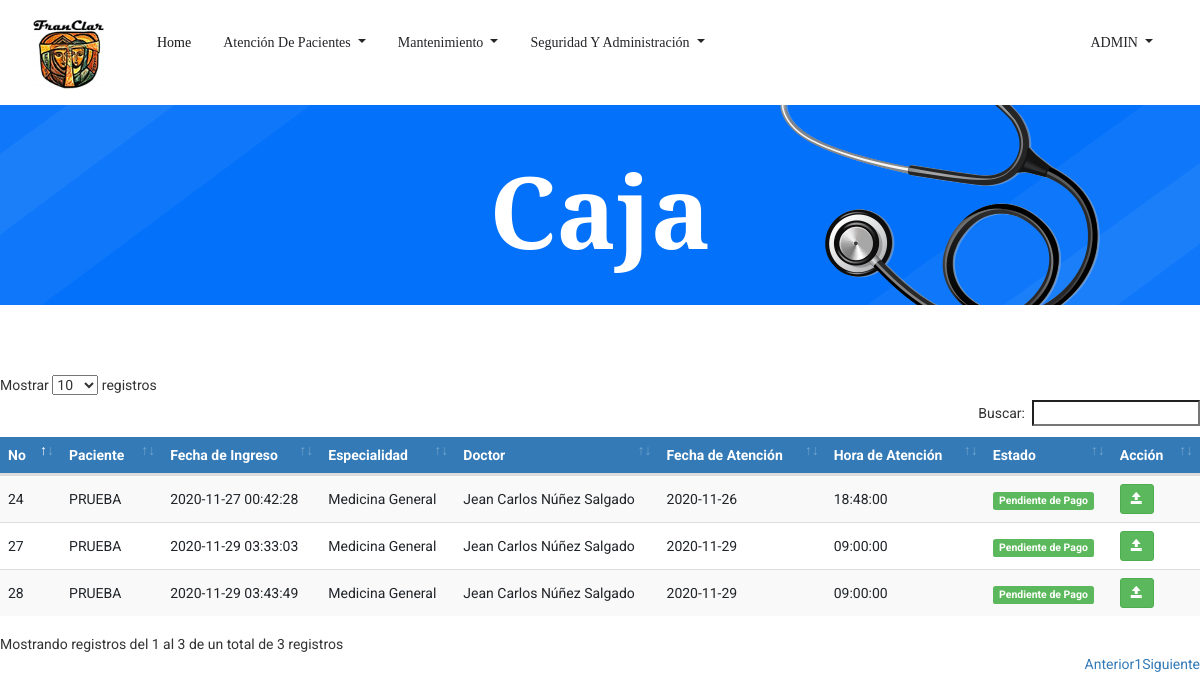
/Caja.php (signed in), run on the app's committed database.
### tables this page shows
CREATE TABLE `tbl_citas` (
  `ID_Cita` bigint(3) NOT NULL,
  `ID_Paciente` int(3) NOT NULL,
  `ID_Usuario` bigint(3) NOT NULL,
  `ID_Empleado` int(3) NOT NULL,
  `ID_Especialidad` int(3) NOT NULL,
  `ID_Estado` int(3) NOT NULL,
  `Fec_Creacion` timestamp NOT NULL DEFAULT current_timestamp(),
  `Fec_Atencion` date NOT NULL,
  `Hora_Atencion` time NOT NULL,
  `Precio` int(5) NOT NULL,
  `Usuario_crea` bigint(3) DEFAULT NULL,
  `Fec_crea` date DEFAULT NULL,
  `Usuario_modif` bigint(3) DEFAULT NULL,
  `Fec_modif` date DEFAULT NULL
);

CREATE TABLE `tbl_pacientes` (
  `ID_Paciente` int(3) NOT NULL,
  `ID_tipo_documento` int(11) NOT NULL,
  `cedula` varchar(20) NOT NULL,
  `ID_Sexo` int(1) NOT NULL,
  `ID_Est_Civil` int(3) NOT NULL,
  `ID_Tipo_Sangre` int(3) NOT NULL,
  `ID_Religion` int(3) NOT NULL,
  `Nom_Paciente` varchar(255) NOT NULL,
  `Fec_Nacimiento` date NOT NULL,
  `Edad` int(3) NOT NULL,
  `Dir_Paciente` varchar(255) NOT NULL,
  `Tel_Paciente` int(8) NOT NULL,
  `Cel_Paciente` int(8) NOT NULL,
  `Email` varchar(50) NOT NULL,
  `Contacto_Emergencia` varchar(40) NOT NULL,
  `ID_Parentesco` int(3) NOT NULL,
  `Tel_Emergencia` int(8) NOT NULL,
  `Cel_Emergencia` int(8) NOT NULL,
  `Antecedentes_Personales` varchar(500) DEFAULT NULL,
  `Antecedentes_Hospitalarios` varchar(500) DEFAULT NULL,
  `Antecedentes_Alergicos` varchar(500) DEFAULT NULL,
  `Antecedentes_Familiares` varchar(500) DEFAULT NULL,
  `Habitos` varchar(500) DEFAULT NULL,
  `Usuario_crea` bigint(3) DEFAULT NULL,
  `Fec_crea` date DEFAULT NULL,
  `Usuario_modif` bigint(3) DEFAULT NULL,
  `Fec_modif` date DEFAULT NULL
);

CREATE TABLE `tbl_especialidad` (
  `ID_especialidad` int(3) NOT NULL,
  `Descripcion_espec` varchar(30) NOT NULL,
  `Precio` int(5) NOT NULL
);

CREATE TABLE `tbl_empleado` (
  `ID_Empleado` int(3) NOT NULL,
  `Nom_Empleado` varchar(50) NOT NULL,
  `ID_Sexo` int(1) NOT NULL,
  `ID_Est_Civil` int(3) NOT NULL,
  `ID_Cargo` int(3) NOT NULL,
  `ID_Especialidad` int(3) NOT NULL,
  `Cedula` varchar(13) NOT NULL,
  `Fec_Nacimiento` date NOT NULL,
  `Dir_Empleado` varchar(255) NOT NULL,
  `Tel_Empleado` int(8) NOT NULL,
  `Cel_Empleado` int(8) NOT NULL,
  `Salario` int(6) NOT NULL,
  `Usuario_crea` bigint(3) DEFAULT NULL,
  `Fec_crea` date DEFAULT NULL,
  `Usuario_modif` bigint(3) DEFAULT NULL,
  `Fec_modif` date DEFAULT NULL
);

CREATE TABLE `tbl_estado_cita` (
  `ID_Estado` int(3) NOT NULL,
  `Descripcion_est_cita` varchar(20) NOT NULL
);

### Caja.php (the view, shortened to what this page needs)
<!doctype html>
<html lang="es">
<?php
include 'head.php'
?>
<body>
    <?php
    include 'header.php'
    ?>
    <section class="breadcrumb_part breadcrumb_bg">
        <div class="container">
            <div class="row">
                <div class="col-lg-12">
                    <div class="breadcrumb_iner">
                        <div class="breadcrumb_iner_item">
                            <h2>Caja</h2>
                        </div>
                    </div>
                </div>
            </div>
        </div>
    </section>
    <br>
     <br>
     <br>
    <div class="table-responsive">
			<table id="datatableUsuarios" class="table table-striped table-hover" cellspacing="0" width="100%">
            	<thead>
				<tr>
					<th>No</th>
					<th>Paciente</th>
					<th>Fecha de Ingreso</th>
					<th>Especialidad</th>
                    <th>Doctor</th>
                    <th>Fecha de Atención</th>
                    <th>Hora de Atención</th>
                    <th>Estado</th>
				    <th>Acción</th>
				</tr>
				</thead>
				<tbody>
				<?php
				$sql = mysqli_query($con, "SELECT tbl_citas.ID_Cita,
				tbl_pacientes.Nom_Paciente,
				tbl_citas.Fec_Creacion,
				tbl_especialidad.Descripcion_espec,
				tbl_empleado.Nom_Empleado,
				tbl_citas.Fec_Atencion,
				tbl_citas.Hora_Atencion,
				tbl_estado_cita.Descripcion_est_cita FROM tbl_citas
				INNER JOIN tbl_pacientes on tbl_citas.ID_Paciente = tbl_pacientes.ID_Paciente
				INNER JOIN tbl_especialidad on tbl_citas.ID_Especialidad = tbl_especialidad.ID_Especialidad
				INNER JOIN tbl_empleado on tbl_citas.ID_Empleado = tbl_empleado.ID_Empleado
				INNER JOIN tbl_estado_cita on tbl_citas.ID_Estado = tbl_estado_cita.ID_Estado WHERE tbl_estado_cita.ID_Estado = 3");
				if(mysqli_num_rows($sql) == 0){
					echo '<tr><td colspan="8">No hay datos.</td></tr>';
				}else{
					while($row = mysqli_fetch_assoc($sql)){
						echo '
						<tr>
						<td>'.$row['ID_Cita'].'</td>
						<td>'.$row['Nom_Paciente'].'</td>
						<td>'.$row['Fec_Creacion'].'</td>
						<td>'.$row['Descripcion_espec'].'</td>
						<td>'.$row['Nom_Empleado'].'</td>
						<td>'.$row['Fec_Atencion'].'</td>
						<td>'.$row['Hora_Atencion'].'</td>
						<td><span class="label label-success">'.$row['Descripcion_est_cita'].'</span></td>
						<td>
                            <a href="Facturacion.php?nik='.$row['ID_Cita'].'" title="Realizar Consulta" class="btn btn-success btn-sm"><span class="glyphicon glyphicon-open" aria-hidden="true"></span></a>
						</td>
						</tr>
						';
					}
				}
				?>
			</table>
		 </div>
         <br><br><br><br><br><br><br><br><br><br><br>
</body>
</html>

### css/main.css (style rules this page uses)
table th { background-color: #337ab7 !important; color: white; }
table>tbody>tr>td { vertical-align: middle !important; }

### data on the page
tbl_citas: ID_Cita "24", ID_Paciente.Nom_Paciente "PRUEBA", Fec_Creacion "2020-11-27 00:42:28", ID_Especialidad.Descripcion_espec "Medicina General", ID_Empleado.Nom_Empleado "Jean Carlos Núñez Salgado", Fec_Atencion "2020-11-26", Hora_Atencion "18:48:00", ID_Estado.Descripcion_est_cita "Pendiente de Pago"
tbl_citas: ID_Cita "27", ID_Paciente.Nom_Paciente "PRUEBA", Fec_Creacion "2020-11-29 03:33:03", ID_Especialidad.Descripcion_espec "Medicina General", ID_Empleado.Nom_Empleado "Jean Carlos Núñez Salgado", Fec_Atencion "2020-11-29", Hora_Atencion "09:00:00", ID_Estado.Descripcion_est_cita "Pendiente de Pago"
tbl_citas: ID_Cita "28", ID_Paciente.Nom_Paciente "PRUEBA", Fec_Creacion "2020-11-29 03:43:49", ID_Especialidad.Descripcion_espec "Medicina General", ID_Empleado.Nom_Empleado "Jean Carlos Núñez Salgado", Fec_Atencion "2020-11-29", Hora_Atencion "09:00:00", ID_Estado.Descripcion_est_cita "Pendiente de Pago"

### other printed values
$usuario "ADMIN"
